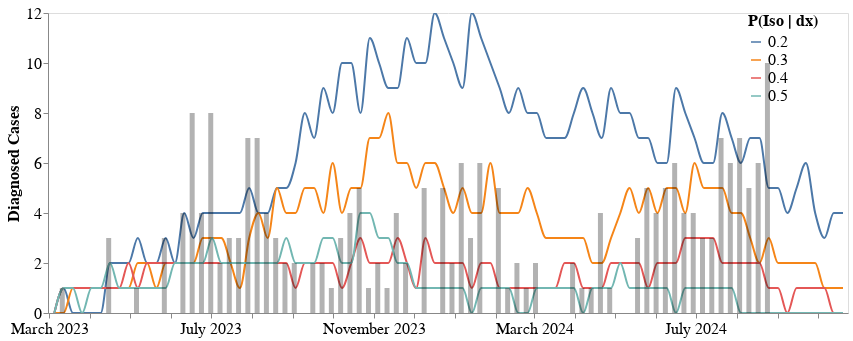

Write notebook code for a chart like this one.
### Code cell
stream_graph_all =  alt.Chart(long_prop_iso_df, title = "").mark_line(interpolate='monotone', opacity = 1 ,color = "#f58518", clip = True).encode(
    alt.X('date:T', axis=alt.Axis(title="",tickCount = "month", grid=False,format="%B %Y")),
    alt.Y('value',axis=alt.Axis(title="Diagnosed Cases", grid=False, labelFontSize = 16),stack = False),

    alt.Color('variable:N',legend=alt.Legend(title= "P(Iso | dx)",offset = -100, labelFontSize = 16, titleFontSize = 16)),


).properties(
    width=800,
    height=300
).transform_filter(datum.variable != "0.0")

stream_graph_all + cases_bar

### Figure 1 — Vega-Lite specification as saved in the notebook (floating-point values rounded to 4 significant figures; data arrays with more than 128 entries replaced by an {"elided": "..."} marker saying what was removed)
{"config": {"view": {"continuousWidth": 400, "continuousHeight": 300}}, "layer": [{"data": {"name": "data-3be8e644500846d10f43a4f82b371b43"}, "mark": {"type": "line", "clip": true, "color": "#f58518", "interpolate": "monotone", "opacity": 1}, "encoding": {"color": {"field": "variable", "legend": {"labelFontSize": 16, "offset": -100, "title": "P(Iso | dx)", "titleFontSize": 16}, "type": "nominal"}, "x": {"axis": {"format": "%B %Y", "grid": false, "tickCount": "month", "title": ""}, "field": "date", "type": "temporal"}, "y": {"axis": {"grid": false, "labelFontSize": 16, "title": "Diagnosed Cases"}, "field": "value", "stack": false, "type": "quantitative"}}, "height": 300, "title": "", "transform": [{"filter": "(datum.variable !== '0.0')"}], "width": 800}, {"data": {"name": "data-fb138dd0048f9fddac0a6d762cea6025"}, "mark": {"type": "bar", "clip": true, "color": "black", "interpolate": "monotone", "opacity": 0.3}, "encoding": {"x": {"axis": {"format": "%B %Y", "grid": false, "labelFontSize": 16, "tickCount": "month", "title": ""}, "field": "date", "type": "temporal"}, "y": {"axis": {"grid": false, "title": "Diagnosed Cases", "titleFontSize": 16}, "field": "Empirical # of diagnosed cases", "stack": false, "type": "quantitative"}}, "height": 300, "title": "", "width": 800}], "$schema": "https://vega.github.io/schema/vega-lite/v4.17.0.json", "datasets": {"data-3be8e644500846d10f43a4f82b371b43": {"elided": "430 records"}, "data-fb138dd0048f9fddac0a6d762cea6025": [{"date": "2023-03-04T00:00:00", "Empirical # of diagnosed cases": 0}, {"date": "2023-03-11T00:00:00", "Empirical # of diagnosed cases": 1}, {"date": "2023-03-18T00:00:00", "Empirical # of diagnosed cases": 0}, {"date": "2023-03-25T00:00:00", "Empirical # of diagnosed cases": 0}, {"date": "2023-04-01T00:00:00", "Empirical # of diagnosed cases": 0}, {"date": "2023-04-08T00:00:00", "Empirical # of diagnosed cases": 0}, {"date": "2023-04-15T00:00:00", "Empirical # of diagnosed cases": 3}, {"date": "2023-04-22T00:00:00", "Empirical # of diagnosed cases": 0}, {"date": "2023-04-29T00:00:00", "Empirical # of diagnosed cases": 0}, {"date": "2023-05-06T00:00:00", "Empirical # of diagnosed cases": 1}, {"date": "2023-05-13T00:00:00", "Empirical # of diagnosed cases": 0}, {"date": "2023-05-20T00:00:00", "Empirical # of diagnosed cases": 0}, {"date": "2023-05-27T00:00:00", "Empirical # of diagnosed cases": 3}, {"date": "2023-06-03T00:00:00", "Empirical # of diagnosed cases": 0}, {"date": "2023-06-10T00:00:00", "Empirical # of diagnosed cases": 4}, {"date": "2023-06-17T00:00:00", "Empirical # of diagnosed cases": 8}, {"date": "2023-06-24T00:00:00", "Empirical # of diagnosed cases": 4}, {"date": "2023-07-01T00:00:00", "Empirical # of diagnosed cases": 8}, {"date": "2023-07-08T00:00:00", "Empirical # of diagnosed cases": 2}, {"date": "2023-07-15T00:00:00", "Empirical # of diagnosed cases": 3}, {"date": "2023-07-22T00:00:00", "Empirical # of diagnosed cases": 3}, {"date": "2023-07-29T00:00:00", "Empirical # of diagnosed cases": 7}, {"date": "2023-08-05T00:00:00", "Empirical # of diagnosed cases": 7}, {"date": "2023-08-12T00:00:00", "Empirical # of diagnosed cases": 4}, {"date": "2023-08-19T00:00:00", "Empirical # of diagnosed cases": 3}, {"date": "2023-08-26T00:00:00", "Empirical # of diagnosed cases": 2}, {"date": "2023-09-02T00:00:00", "Empirical # of diagnosed cases": 2}, {"date": "2023-09-09T00:00:00", "Empirical # of diagnosed cases": 0}, {"date": "2023-09-16T00:00:00", "Empirical # of diagnosed cases": 2}, {"date": "2023-09-23T00:00:00", "Empirical # of diagnosed cases": 2}, {"date": "2023-09-30T00:00:00", "Empirical # of diagnosed cases": 1}, {"date": "2023-10-07T00:00:00", "Empirical # of diagnosed cases": 3}, {"date": "2023-10-14T00:00:00", "Empirical # of diagnosed cases": 4}, {"date": "2023-10-21T00:00:00", "Empirical # of diagnosed cases": 5}, {"date": "2023-10-28T00:00:00", "Empirical # of diagnosed cases": 1}, {"date": "2023-11-04T00:00:00", "Empirical # of diagnosed cases": 2}, {"date": "2023-11-11T00:00:00", "Empirical # of diagnosed cases": 1}, {"date": "2023-11-18T00:00:00", "Empirical # of diagnosed cases": 4}, {"date": "2023-11-25T00:00:00", "Empirical # of diagnosed cases": 2}, {"date": "2023-12-02T00:00:00", "Empirical # of diagnosed cases": 0}, {"date": "2023-12-09T00:00:00", "Empirical # of diagnosed cases": 5}, {"date": "2023-12-16T00:00:00", "Empirical # of diagnosed cases": 0}, {"date": "2023-12-23T00:00:00", "Empirical # of diagnosed cases": 5}, {"date": "2023-12-30T00:00:00", "Empirical # of diagnosed cases": 2}, {"date": "2024-01-06T00:00:00", "Empirical # of diagnosed cases": 6}, {"date": "2024-01-13T00:00:00", "Empirical # of diagnosed cases": 3}, {"date": "2024-01-20T00:00:00", "Empirical # of diagnosed cases": 6}, {"date": "2024-01-27T00:00:00", "Empirical # of diagnosed cases": 0}, {"date": "2024-02-03T00:00:00", "Empirical # of diagnosed cases": 5}, {"date": "2024-02-10T00:00:00", "Empirical # of diagnosed cases": 1}, {"date": "2024-02-17T00:00:00", "Empirical # of diagnosed cases": 2}, {"date": "2024-02-24T00:00:00", "Empirical # of diagnosed cases": 1}, {"date": "2024-03-02T00:00:00", "Empirical # of diagnosed cases": 2}, {"date": "2024-03-09T00:00:00", "Empirical # of diagnosed cases": 0}, {"date": "2024-03-16T00:00:00", "Empirical # of diagnosed cases": 0}, {"date": "2024-03-23T00:00:00", "Empirical # of diagnosed cases": 0}, {"date": "2024-03-30T00:00:00", "Empirical # of diagnosed cases": 2}, {"date": "2024-04-06T00:00:00", "Empirical # of diagnosed cases": 1}, {"date": "2024-04-13T00:00:00", "Empirical # of diagnosed cases": 1}, {"date": "2024-04-20T00:00:00", "Empirical # of diagnosed cases": 4}, {"date": "2024-04-27T00:00:00", "Empirical # of diagnosed cases": 1}, {"date": "2024-05-04T00:00:00", "Empirical # of diagnosed cases": 0}, {"date": "2024-05-11T00:00:00", "Empirical # of diagnosed cases": 0}, {"date": "2024-05-18T00:00:00", "Empirical # of diagnosed cases": 3}, {"date": "2024-05-25T00:00:00", "Empirical # of diagnosed cases": 5}, {"date": "2024-06-01T00:00:00", "Empirical # of diagnosed cases": 4}, {"date": "2024-06-08T00:00:00", "Empirical # of diagnosed cases": 5}, {"date": "2024-06-15T00:00:00", "Empirical # of diagnosed cases": 6}, {"date": "2024-06-22T00:00:00", "Empirical # of diagnosed cases": 4}, {"date": "2024-06-29T00:00:00", "Empirical # of diagnosed cases": 4}, {"date": "2024-07-06T00:00:00", "Empirical # of diagnosed cases": 3}, {"date": "2024-07-13T00:00:00", "Empirical # of diagnosed cases": 3}, {"date": "2024-07-20T00:00:00", "Empirical # of diagnosed cases": 7}, {"date": "2024-07-27T00:00:00", "Empirical # of diagnosed cases": 6}, {"date": "2024-08-03T00:00:00", "Empirical # of diagnosed cases": 7}, {"date": "2024-08-10T00:00:00", "Empirical # of diagnosed cases": 5}, {"date": "2024-08-17T00:00:00", "Empirical # of diagnosed cases": 6}, {"date": "2024-08-24T00:00:00", "Empirical # of diagnosed cases": 10}]}}
